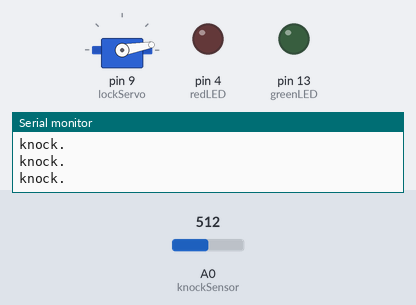
Bench run of a sketch on a simulated Arduino Uno, built with avr-gcc and run on an emulated ATmega328P. On the bench: servo, output pins drawn as LEDs (lit = HIGH), the last lines printed to the serial monitor. Dashed ring = blinking. The inputs (shaded band) are chosen by the test bench; at power-on: A0 (knockSensor) = 512.

Above: at 1.2 s.
1.3 s: A0 (knockSensor) set to 5
4.3 s: A0 (knockSensor) set to 2
7.3 s: A0 (knockSensor) set to 30
At 14.04 s:
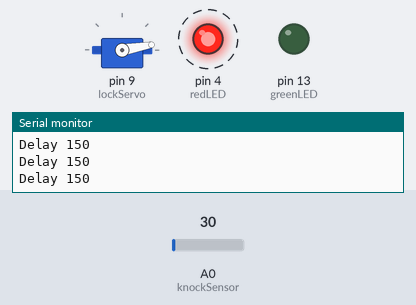
Timing chart, 0 to 14.8 s (numbered marks = the images above; inputs shaded):
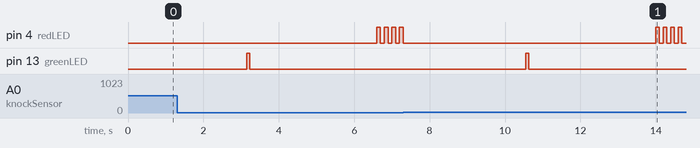

Measured:
- after the input at 7.3 s, pin 4 (redLED): alternates HIGH for 0.10 s and LOW for 0.10 s, starting after 6.7 s; pin 13 (greenLED): LOW → HIGH after 3.3 s instead of 0.10 s

The sketch:

Knock_to_lock.ino
```cpp
// (licence header left out)
// Pin definitions
const int knockSensor = A0;         // Piezo sensor on pin 0.
const int redLED = 4;              // Status LED
const int greenLED = 13;            // Status LED
const int lockServo = 9;

// Tuning constants.  Could be made vars and hoooked to potentiometers for soft configuration, etc.
const int threshold = 4;           // Minimum signal from the piezo to register as a knock
const int rejectValue = 25;        // If an individual knock is off by this percentage of a knock we don't unlock..
const int averageRejectValue = 15; // If the average timing of the knocks is off by this percent we don't unlock.
const int knockFadeTime = 150;     // milliseconds we allow a knock to fade before we listen for another one. (Debounce timer.)
const int lockTurnTime = 650;      // milliseconds that we run the motor to get it to go a half turn.

const int maximumKnocks = 20;       // Maximum number of knocks to listen for.
const int knockComplete = 1200;     // Longest time to wait for a knock before we assume that it's finished.


// Variables.
int secretCode[maximumKnocks] = {100, 100, 100, 0, 0, 0, 0, 0, 0, 0, 0, 0, 0, 0, 0, 0, 0, 0, 0};
int unlockCode[maximumKnocks] = {50, 25, 25, 50, 100, 50, 0, 0, 0, 0, 0, 0, 0, 0, 0, 0, 0, 0, 0, 0};  // Initial setup: "Shave and a Hair Cut, two bits."
int lockCode[maximumKnocks] = {100, 100, 100, 0, 0, 0, 0, 0, 0, 0, 0, 0, 0, 0, 0, 0, 0, 0, 0};
int knockReadings[maximumKnocks];   // When someone knocks this array fills with delays between knocks.
int knockSensorValue = 0;           // Last reading of the knock sensor.
#include <Servo.h>

Servo myservo;  // create servo object to control a servo

int pos = 10;    // variable to store the servo position

void setup() {
  pinMode(redLED, OUTPUT);
  pinMode(greenLED, OUTPUT);
  pinMode(A0, INPUT);

  Serial.begin(9600);               			// Uncomment the Serial.bla lines for debugging.
  Serial.println("Started");  			// but feel free to comment them out after it's working right.

  // Green LED on, everything is go.
  digitalWrite(greenLED, HIGH);

  // attaches the servo on pin 9 to the servo object
  myservo.attach(lockServo);
  myservo.write(10);
}

void loop() {
  // Listen for any knock at all.
  knockSensorValue = analogRead(knockSensor);

  if (knockSensorValue >=threshold){
    listenToSecretKnock();
  }
}

// Records the timing of knocks.
void listenToSecretKnock(){
  Serial.println("knock starting");

  int i = 0;
  int predelay = 0;
  int now=millis();
  int startTime=now;                 // Reference for when this knock started.
  // First lets reset the listening array.
  for (i=0;i<maximumKnocks;i++){
    knockReadings[i]=0;
  }

  int currentKnockNumber=0;         			// Incrementer for the array.

  digitalWrite(greenLED, LOW);      			// we blink the LED for a bit as a visual indicator of the knock.
  delay(knockFadeTime);                       	// wait for this peak to fade before we listen to the next one.
  digitalWrite(greenLED, HIGH);

  do {
    //listen for the next knock or wait for it to timeout.
    knockSensorValue = analogRead(knockSensor);
    if (knockSensorValue >=threshold){                   //got another knock...
      //record the delay time.
      Serial.println("knock.");
      now=millis();
      knockReadings[currentKnockNumber] = now-startTime;
      currentKnockNumber++;                             //increment the counter
      startTime=now;
      // and reset our timer for the next knock
      digitalWrite(greenLED, LOW);
      delay(knockFadeTime);                              // again, a little delay to let the knock decay.
      digitalWrite(greenLED, HIGH);
    }

    now=millis();

    //did we timeout or run out of knocks?
  } while ((now-startTime < knockComplete) && (currentKnockNumber < maximumKnocks));

  //we've got our knock recorded, lets see if it's valid

  if (validateKnock() == true){
    triggerDoorUnlock();
  } else {
    Serial.println("Secret knock failed.");
    digitalWrite(greenLED, LOW);
    pinMode(A0, OUTPUT);
    Serial.println("Beep.");
    beep(0);
    for (i=0;i<maximumKnocks;i++){
        if ((predelay=knockReadings[i]) != 0) {
            beep(predelay);
        }
    }
    pinMode(A0, INPUT);
    // We didn't unlock, so blink the red LED as visual feedback.
    for (i=0;i<4;i++){
      digitalWrite(redLED, HIGH);
      delay(100);
      digitalWrite(redLED, LOW);
      delay(100);
    }
    digitalWrite(greenLED, HIGH);
  }
}

void beep(int predelay) {
  String msg;
  msg = "Delay ";
  msg += predelay;
  Serial.println(msg);
  delay(predelay);

  for (int i=0;i<2;i++){
    digitalWrite(A0, HIGH);
    delay(4);
    digitalWrite(A0, LOW);
    delay(4);
  }
}

// Runs the motor (or whatever) to unlock the door.
void triggerDoorUnlock(){

  int i=0;
  if (pos == 10) {
    pos = 165;
    for (i=0;i<maximumKnocks;i++){
      secretCode[i] = unlockCode[i];
    }
  }
  else {
    pos = 10;
    for (i=0;i<maximumKnocks;i++){
      secretCode[i] = lockCode[i];
    }
  }

  // turn the motor on for a bit.
  myservo.write(pos);
  // tell servo to go to position in variable 'pos'

  Serial.println("Door unlocked!");
  digitalWrite(greenLED, HIGH);
  // And the green LED too.

  // Blink the LED a few times for more visual feedback.
  for (i=0; i < 5; i++){
      digitalWrite(greenLED, LOW);
      delay(100);
      digitalWrite(greenLED, HIGH);
      delay(100);
  }
}

// Sees if our knock matches the secret.
// returns true if it's a good knock, false if it's not.
// todo: break it into smaller functions for readability.
boolean validateKnock(){
  int i=0;
  String msg="";

  // simplest check first: Did we get the right number of knocks?
  int currentKnockCount = 0;
  int secretKnockCount = 0;
  int maxKnockInterval = 0;          			// We use this later to normalize the times.

  for (i=0;i<maximumKnocks;i++){
    if (knockReadings[i] > 0){
      msg += knockReadings[i];
      msg += " ";
      currentKnockCount++;
    }
    if (secretCode[i] > 0){  					//todo: precalculate this.
      secretKnockCount++;
    }

    if (knockReadings[i] > maxKnockInterval){ 	// collect normalization data while we're looping.
      maxKnockInterval = knockReadings[i];
    }
  }
  msg += "Knocks detected: ";
  msg += currentKnockCount;
  msg += " Secret knocks: ";
  msg += secretKnockCount;
  Serial.println(msg);
  if (currentKnockCount != secretKnockCount){
    return false;
  }

  /*  Now we compare the relative intervals of our knocks, not the absolute time between them.
      (ie: if you do the same pattern slow or fast it should still open the door.)
      This makes it less picky, which while making it less secure can also make it
      less of a pain to use if you're tempo is a little slow or fast.
  */
  int totaltimeDifferences=0;
  int timeDiff=0;
  int reading = 0;
  for (i=0;i<maximumKnocks;i++){ // Normalize the times
    reading = map(knockReadings[i], 0, maxKnockInterval, 0, 100);
    timeDiff = abs(reading - secretCode[i]);
    msg = "r: ";
    msg += reading;
    msg += "s: ";
    msg += secretCode[i];
    msg += "diff: ";
    msg += timeDiff;
    Serial.println(msg);
    if (timeDiff > rejectValue){ // Individual value too far out of whack
      return false;
    }
    totaltimeDifferences += timeDiff;
  }
  // It can also fail if the whole thing is too inaccurate.
  if (totaltimeDifferences/secretKnockCount>averageRejectValue){
    return false;
  }

  return true;

}
```
